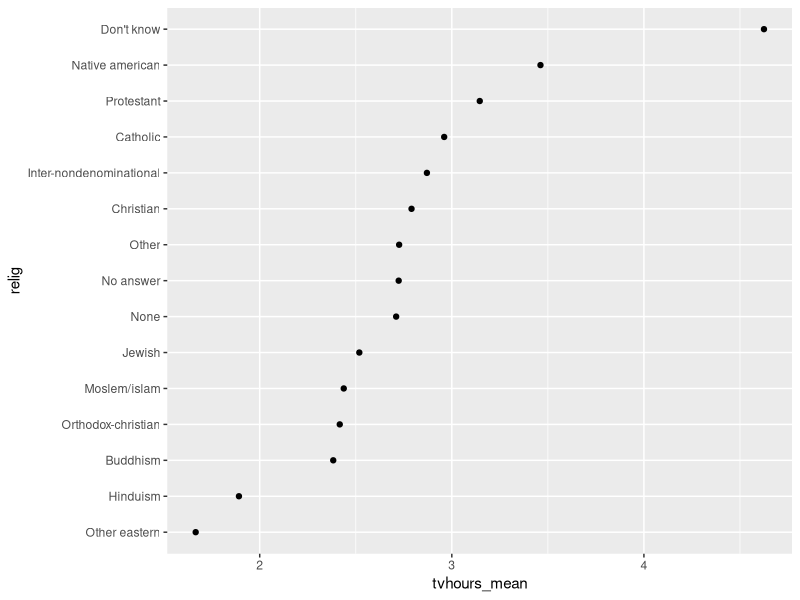
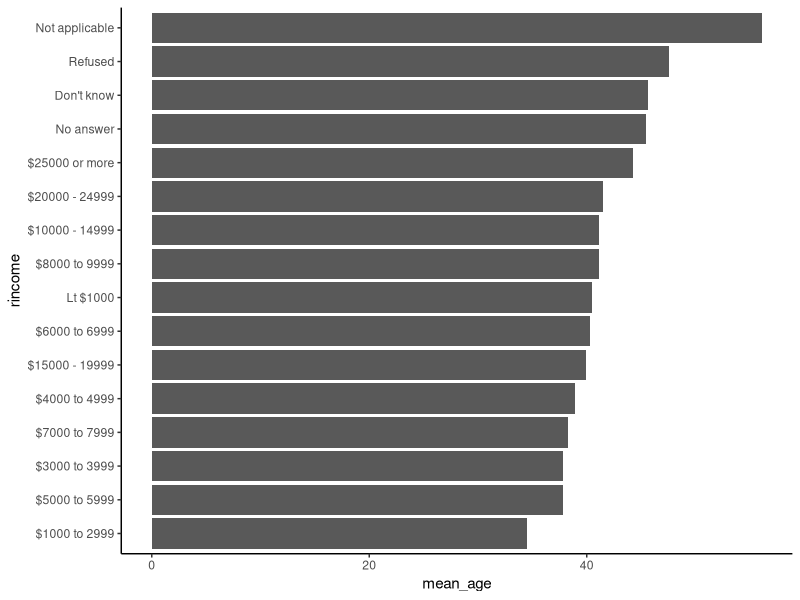
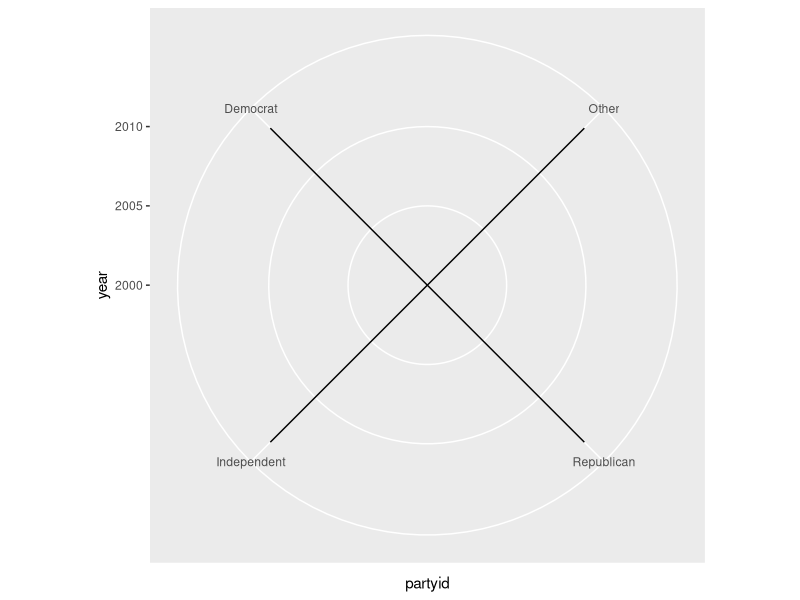

Reproduce these figures in R, in order.

# Factors -----------------------------------------------------------------


# No R. fatores são utilizados para dispor dados categóricos. Ou seja, dados
# com um número fixado de valores.


# Pacote ------------------------------------------------------------------

# para trabalhar com fatores utilizamos o pacote forcats, também parte do 
# meta pacote tidyverse

library(tidyverse)


# Criando um fator --------------------------------------------------------

# para criar uma variável de fator é necessário estabelecer todos os níveis
# disponíveis.

# Imagine que você precisa criar um vetor de meses com um fator.
# Para isto, é necessário, primeiro, criar um vetor com todos os meses do ano.

meses_do_ano <- c("Janeiro", "Fevereiro", "Março", "Abril", "Maio",
                  "Junho", "Julho", "Agosto", "Setembro", "Outubro",
                  "Novembro", "Dezembro")


x1 <- c("Fevereiro", "Janeiro", "Junho")


fator <- factor(x1, levels = meses_do_ano)
fator



# Exercícios --------------------------------------------------------------


# Ordenando fatores para uma melhor visualização em gráficos
# Religião que passa mais tempo assistindo televisão

gss_cat %>% 
  group_by(relig) %>% 
  summarise(tvhours_mean = mean(tvhours, na.rm = T)) %>% 
  mutate(relig = fct_reorder(relig, tvhours_mean)) %>% 
  ggplot(aes(relig, tvhours_mean))+
  geom_point()+
  coord_flip()
  
  

# What if we create a similar plot looking at how
# average age varies across reported income level?

gss_cat %>% 
  group_by(rincome) %>% 
  summarise(mean_age = mean(age, na.rm = T)) %>% 
  mutate(rincome = fct_reorder(rincome, mean_age)) %>% 
  ggplot(aes(x = rincome, y = mean_age))+
  geom_col()+
  coord_flip()+
  theme_classic()



# fct_recode --------------------------------------------------------------

# Enquanto fct_reorder serve para fazer o reordenamento de fatores, fct_recode
# serve para mudar o valor dos fatores. 

# ex:

gss_cat %>%
  mutate(partyid = fct_recode(partyid,  "Republican, strong"    = "Strong republican",
                              "Republican, weak"      = "Not str republican",
                              "Independent, near rep" = "Ind,near rep",
                              "Independent, near dem" = "Ind,near dem",
                              "Democrat, weak"        = "Not str democrat",
                              "Democrat, strong"      = "Strong democrat")) %>% 
  count(partyid)






# fct_collapse ------------------------------------------------------------

# Por outro lado, o verbo fcr_collpse, serve para colpsar, ou seja, agrupar
# vários valores em um mesmo denominador comum. 

# ex:

gss_cat %>%
  mutate(partyid = fct_collapse(partyid,
                                other = c("No answer", "Don't know", "Other party"),
                                rep = c("Strong republican", "Not str republican"),
                                ind = c("Ind,near rep", "Independent", "Ind,near dem"),
                                dem = c("Not str democrat", "Strong democrat")
  )) %>%
  count(partyid)



# fct_lump ----------------------------------------------------------------


gss_cat %>% 
  mutate(relig = fct_lump(relig)) %>% 
  count(relig)



gss_cat %>% 
  group_by(relig) %>% 
  count(relig)


gss_cat %>% 
  mutate(relig = fct_lump(relig, n = 10)) %>% 
  count(relig)


# fct_lump faz o mesmo que a função group_by. A diferença é que você
# pode escolher quantos grupos quer que seja colpsado com o parâmetro 
# n = x



# Exercício ---------------------------------------------------------------

# How have the proportions of people identifying as Democrat, 
# Republican, and Independent changed over time?


gss_cat %>% 
  group_by(partyid) %>% 
  count(partyid)


parties_col <- gss_cat %>% 
  mutate(partyid = fct_collapse(partyid, Other = c("No answer", "Don't know",
                                                   "Other party"), 
                                Republican = c("Strong republican", "Not str republican",
                                               "Not str republican"),
                                Independent = c("Ind,near rep", "Independent", 
                                                "Ind,near dem"),
                                Democrat = c("Not str democrat", "Strong democrat")))



parties_col %>% 
  ggplot(aes(x = partyid, y = year)) + 
  geom_line()+
  coord_polar()




# 

gss_cat %>% 
  mutate(rincome = fct_lump(rincome)) %>% 
  count(rincome)
  



